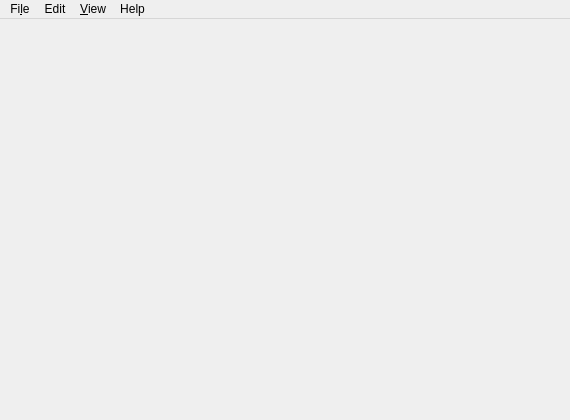
<?xml version="1.0" encoding="UTF-8"?>
<ui version="4.0">
 <class>MainWindow</class>
 <widget class="QMainWindow" name="MainWindow">
  <property name="geometry">
   <rect>
    <x>0</x>
    <y>0</y>
    <width>570</width>
    <height>420</height>
   </rect>
  </property>
  <property name="windowTitle">
   <string>theTerminal</string>
  </property>
  <property name="windowIcon">
   <iconset theme="utilities-terminal" resource="icons.qrc">
    <normaloff>:/icons/utilities-terminal.svg</normaloff>:/icons/utilities-terminal.svg</iconset>
  </property>
  <property name="unifiedTitleAndToolBarOnMac">
   <bool>true</bool>
  </property>
  <widget class="QWidget" name="centralWidget">
   <layout class="QVBoxLayout" name="verticalLayout">
    <property name="spacing">
     <number>0</number>
    </property>
    <property name="leftMargin">
     <number>0</number>
    </property>
    <property name="topMargin">
     <number>0</number>
    </property>
    <property name="rightMargin">
     <number>0</number>
    </property>
    <property name="bottomMargin">
     <number>0</number>
    </property>
    <item>
     <widget class="QFrame" name="tabFrame">
      <property name="sizePolicy">
       <sizepolicy hsizetype="Preferred" vsizetype="Maximum">
        <horstretch>0</horstretch>
        <verstretch>0</verstretch>
       </sizepolicy>
      </property>
      <property name="frameShape">
       <enum>QFrame::NoFrame</enum>
      </property>
      <property name="frameShadow">
       <enum>QFrame::Raised</enum>
      </property>
      <layout class="QHBoxLayout" name="horizontalLayout">
       <property name="spacing">
        <number>0</number>
       </property>
       <property name="leftMargin">
        <number>0</number>
       </property>
       <property name="topMargin">
        <number>0</number>
       </property>
       <property name="rightMargin">
        <number>0</number>
       </property>
       <property name="bottomMargin">
        <number>0</number>
       </property>
       <item>
        <spacer name="horizontalSpacer">
         <property name="orientation">
          <enum>Qt::Horizontal</enum>
         </property>
         <property name="sizeHint" stdset="0">
          <size>
           <width>40</width>
           <height>20</height>
          </size>
         </property>
        </spacer>
       </item>
      </layout>
     </widget>
    </item>
   </layout>
  </widget>
  <widget class="QMenuBar" name="menuBar">
   <property name="geometry">
    <rect>
     <x>0</x>
     <y>0</y>
     <width>570</width>
     <height>22</height>
    </rect>
   </property>
   <widget class="QMenu" name="menuFile">
    <property name="title">
     <string>Fi&amp;le</string>
    </property>
    <addaction name="actionNew_Window"/>
    <addaction name="actionNew_Tab"/>
    <addaction name="separator"/>
    <addaction name="actionSettings"/>
    <addaction name="separator"/>
    <addaction name="actionClose_Tab"/>
    <addaction name="actionExit"/>
   </widget>
   <widget class="QMenu" name="menuEdit">
    <property name="title">
     <string>Edit</string>
    </property>
    <addaction name="actionCopy"/>
    <addaction name="actionPaste"/>
    <addaction name="separator"/>
    <addaction name="actionFind"/>
   </widget>
   <widget class="QMenu" name="menuView">
    <property name="title">
     <string>&amp;View</string>
    </property>
    <addaction name="actionGo_Full_Screen"/>
   </widget>
   <widget class="QMenu" name="menuHelp">
    <property name="title">
     <string>Help</string>
    </property>
    <addaction name="actionAbout"/>
   </widget>
   <addaction name="menuFile"/>
   <addaction name="menuEdit"/>
   <addaction name="menuView"/>
   <addaction name="menuHelp"/>
  </widget>
  <action name="actionNew_Window">
   <property name="icon">
    <iconset theme="window-new">
     <normaloff>.</normaloff>.</iconset>
   </property>
   <property name="text">
    <string>&amp;New Window</string>
   </property>
   <property name="shortcut">
    <string>Ctrl+Shift+N</string>
   </property>
  </action>
  <action name="actionExit">
   <property name="icon">
    <iconset theme="application-exit">
     <normaloff>.</normaloff>.</iconset>
   </property>
   <property name="text">
    <string>&amp;Exit</string>
   </property>
  </action>
  <action name="actionCopy">
   <property name="icon">
    <iconset theme="edit-copy">
     <normaloff>.</normaloff>.</iconset>
   </property>
   <property name="text">
    <string>&amp;Copy</string>
   </property>
   <property name="shortcut">
    <string>Ctrl+Shift+C</string>
   </property>
  </action>
  <action name="actionPaste">
   <property name="icon">
    <iconset theme="edit-paste">
     <normaloff>.</normaloff>.</iconset>
   </property>
   <property name="text">
    <string>&amp;Paste</string>
   </property>
   <property name="shortcut">
    <string>Ctrl+Shift+V</string>
   </property>
  </action>
  <action name="actionNew_Tab">
   <property name="icon">
    <iconset theme="tab-new">
     <normaloff>.</normaloff>.</iconset>
   </property>
   <property name="text">
    <string>Ne&amp;w Tab</string>
   </property>
   <property name="shortcut">
    <string>Ctrl+Shift+T</string>
   </property>
  </action>
  <action name="actionClose_Tab">
   <property name="icon">
    <iconset theme="tab-close">
     <normaloff>.</normaloff>.</iconset>
   </property>
   <property name="text">
    <string>&amp;Close Tab</string>
   </property>
   <property name="shortcut">
    <string>Ctrl+Shift+W</string>
   </property>
  </action>
  <action name="actionFind">
   <property name="icon">
    <iconset theme="edit-find">
     <normaloff>.</normaloff>.</iconset>
   </property>
   <property name="text">
    <string>&amp;Find...</string>
   </property>
   <property name="shortcut">
    <string>Ctrl+Shift+F</string>
   </property>
  </action>
  <action name="actionGo_Full_Screen">
   <property name="icon">
    <iconset theme="view-fullscreen">
     <normaloff>.</normaloff>.</iconset>
   </property>
   <property name="text">
    <string>&amp;Go Full Screen</string>
   </property>
  </action>
  <action name="actionAbout">
   <property name="icon">
    <iconset theme="help-about">
     <normaloff>.</normaloff>.</iconset>
   </property>
   <property name="text">
    <string>&amp;About</string>
   </property>
  </action>
  <action name="actionSettings">
   <property name="icon">
    <iconset theme="configure">
     <normaloff>.</normaloff>.</iconset>
   </property>
   <property name="text">
    <string>&amp;Settings</string>
   </property>
  </action>
 </widget>
 <layoutdefault spacing="6" margin="11"/>
 <resources>
  <include location="icons.qrc"/>
 </resources>
 <connections/>
</ui>
